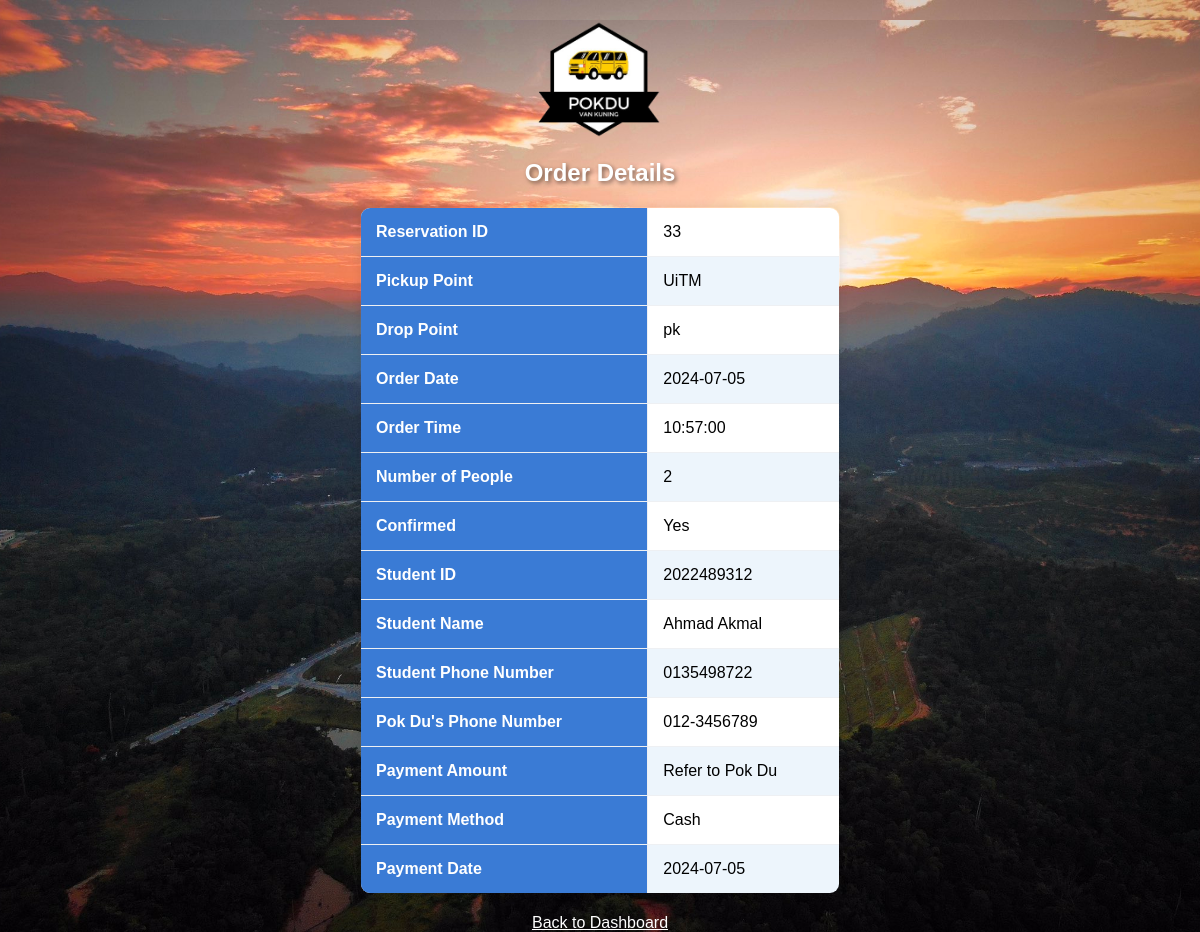
Page /pokduSourceCode/pokdu/studOrderDetails.php?reservation_id=33 (signed in) on the committed database.
### tables this page shows
CREATE TABLE `order_details` (
  `reservation_id` int(11) NOT NULL,
  `pickup_point` varchar(30) DEFAULT NULL,
  `drop_point` varchar(30) DEFAULT NULL,
  `order_date` date DEFAULT NULL,
  `order_time` time DEFAULT NULL,
  `seat_num` int(11) DEFAULT NULL,
  `num_of_people` int(11) DEFAULT NULL,
  `student_id` varchar(30) DEFAULT NULL,
  `worker_id` varchar(30) DEFAULT NULL,
  `confirmed` tinyint(1) DEFAULT 0
);

CREATE TABLE `student_details` (
  `student_id` varchar(30) NOT NULL,
  `student_name` varchar(30) DEFAULT NULL,
  `student_password` varchar(30) DEFAULT NULL,
  `student_phoneNum` varchar(30) DEFAULT NULL
);

CREATE TABLE `payment_details` (
  `payment_id` varchar(30) NOT NULL,
  `reservation_id` int(11) DEFAULT NULL,
  `payment_method` varchar(30) DEFAULT NULL,
  `payment_status` varchar(30) DEFAULT NULL,
  `amount` decimal(10,2) DEFAULT NULL,
  `payment_date` date DEFAULT NULL
);

### pokduSourceCode/pokdu/studOrderDetails.php (the view, shortened to what this page needs)
<?php
include 'dbconn.php';
$reservation_id = $_GET['reservation_id'];
$user_id = $_SESSION['user_id'];
$order_query = "
    SELECT
        od.reservation_id,
        od.pickup_point,
        od.drop_point,
        od.order_date,
        od.order_time,
        od.num_of_people,
        od.confirmed,
        sd.student_id,
        sd.student_name,
        sd.student_phoneNum,
        pd.payment_method,
        pd.payment_date,
        '012-3456789' AS pok_du_phoneNum -- Placeholder for Pok Du's phone number
    FROM order_details od
    JOIN student_details sd ON od.student_id = sd.student_id
    LEFT JOIN payment_details pd ON od.reservation_id = pd.reservation_id
    WHERE od.reservation_id = '$reservation_id' AND od.student_id = '$user_id'
";
$order_result = mysqli_query($dbconn, $order_query);
if (mysqli_num_rows($order_result) > 0) {
    $order_details = mysqli_fetch_assoc($order_result);
} else {
    die("Order not found or you do not have permission to view this order.");
}
?>
<!DOCTYPE html>
<html>
<head>
    <link rel="stylesheet" type="text/css" href="style4.css">
</head>
<body>
    <img class="logo" src="images/logo.png" alt="Pok Du's Van Reservation System Logo">
    <h2>Order Details</h2>
    <table border="1">
        <tr>
            <th>Reservation ID</th>
            <td><?php echo $order_details['reservation_id']; ?></td>
        </tr>
        <tr>
            <th>Pickup Point</th>
            <td><?php echo $order_details['pickup_point']; ?></td>
        </tr>
        <tr>
            <th>Drop Point</th>
            <td><?php echo $order_details['drop_point']; ?></td>
        </tr>
        <tr>
            <th>Order Date</th>
            <td><?php echo $order_details['order_date']; ?></td>
        </tr>
        <tr>
            <th>Order Time</th>
            <td><?php echo $order_details['order_time']; ?></td>
        </tr>
        <tr>
            <th>Number of People</th>
            <td><?php echo $order_details['num_of_people']; ?></td>
        </tr>
        <tr>
            <th>Confirmed</th>
            <td><?php echo $order_details['confirmed'] ? 'Yes' : 'No'; ?></td>
        </tr>
        <tr>
            <th>Student ID</th>
            <td><?php echo $order_details['student_id']; ?></td>
        </tr>
        <tr>
            <th>Student Name</th>
            <td><?php echo $order_details['student_name']; ?></td>
        </tr>
        <tr>
            <th>Student Phone Number</th>
            <td><?php echo $order_details['student_phoneNum']; ?></td>
        </tr>
        <tr>
            <th>Pok Du's Phone Number</th>
            <td><?php echo $order_details['pok_du_phoneNum']; ?></td>
        </tr>
        <tr>
            <th>Payment Amount</th>
            <td>Refer to Pok Du</td>
        </tr>
        <tr>
            <th>Payment Method</th>
            <td><?php echo $order_details['payment_method']; ?></td>
        </tr>
        <tr>
            <th>Payment Date</th>
            <td><?php echo $order_details['payment_date']; ?></td>
        </tr>
    </table>
    <a class="back-link" href="studDashboard.php">Back to Dashboard</a>
</body>
</html>

### pokduSourceCode/pokdu/style4.css (style rules this page uses)
body, html { margin: 0; padding: 0; font-family: Arial, sans-serif; background-color: #f0f4f8de; background-image: url('images/bg8.jpeg'); background-size: cover; background-position: center; }
h2 { text-align: center; color: #ffffff; margin-top: 20px; text-shadow: 2px 2px 4px rgba(0, 0, 0, 0.5); }
table { width: 40%; border-collapse: collapse; margin: 20px auto; border-radius: 10px; overflow: hidden; box-shadow: 0 0 10px rgba(0, 0, 0, 0.1); }
table, th, td { border: 1px solid #eef0f3; }
th, td { padding: 15px; text-align: justify; }
th { background-color: #3a7bd5; color: white; }
tr:nth-child(even) { background-color: #edf5fc; }
tr:nth-child(odd) { background-color: #ffffff; }
a { color: #ffffff; text-decoration: line; transition: color 0.3s ease; }

### pokduSourceCode/pokdu/studOrderDetails.php (style rules this page uses)
.logo { display: block; width: 150px; margin: 0 auto; margin-top: 20px; }
.back-link { display: block; text-align: center; margin-top: 20px; }

### rows in the picture
order_details: reservation_id "33", pickup_point "UiTM", drop_point "pk", order_date "2024-07-05", order_time "10:57:00", num_of_people "2", student.student_id "2022489312", student.student_name "Ahmad Akmal", student.student_phoneNum "0135498722", payment_details.payment_method "Cash", payment_details.payment_date "2024-07-05"

### other values in the picture
$order_details['pok_du_phoneNum'] "012-3456789"
